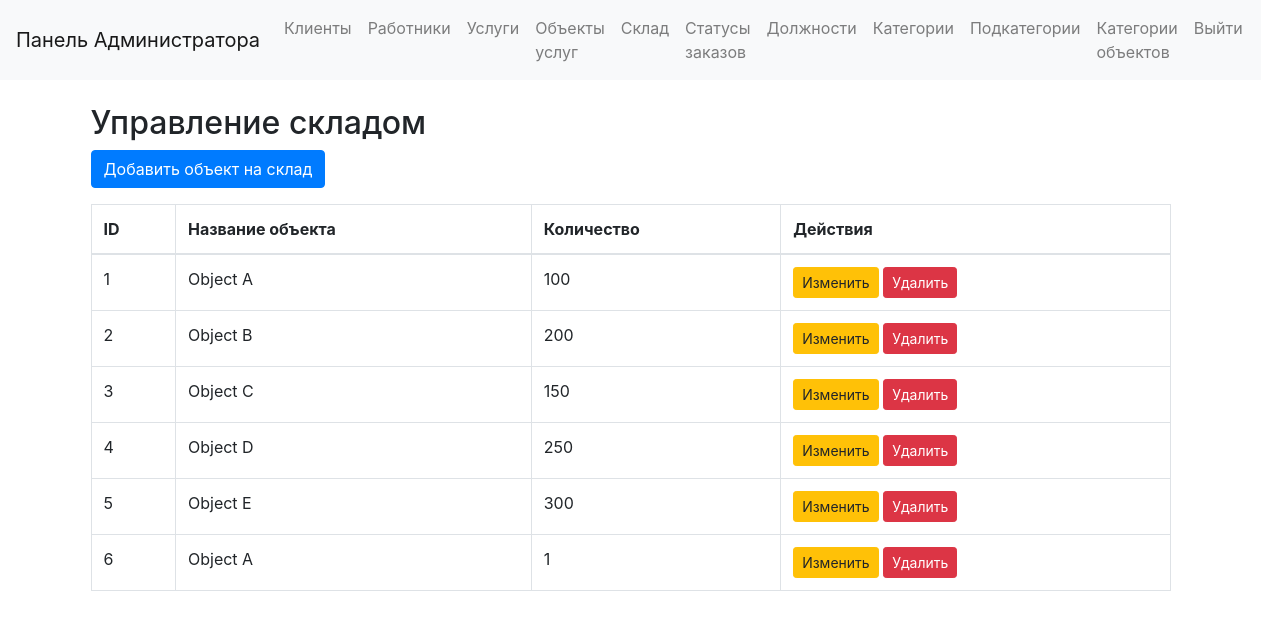
The app's page /admin/storehouse (signed in), older data.
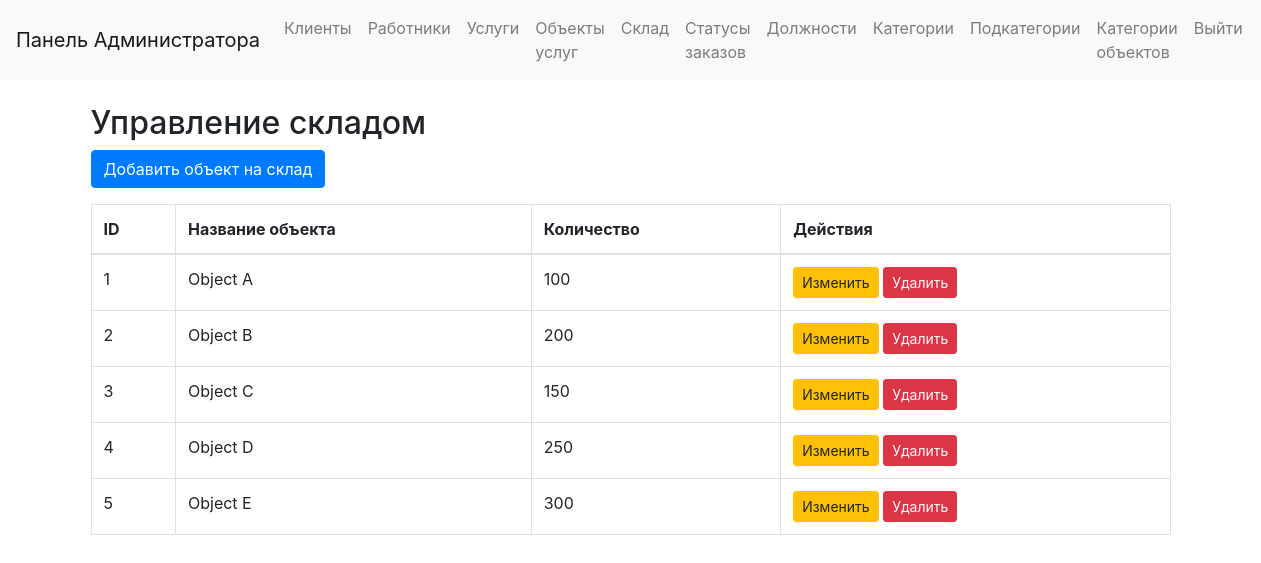
The same page, newer data.
### app/models.py (models this page shows, shortened)
class StoreHouse(db.Model):
    __tablename__ = 'StoreHouse'
    id = db.Column(db.Integer, primary_key=True)
    object_id = db.Column(db.Integer, db.ForeignKey('ServiceObjects.id'), nullable=False)
    count = db.Column(db.Integer, nullable=False)
    service_object = db.relationship("ServiceObjects", backref=db.backref("StoreHouse", lazy=True))

class ServiceObjects(db.Model):
    __tablename__ = 'ServiceObjects'
    id = db.Column(db.Integer, primary_key=True)
    object_name = db.Column(db.String(150), nullable=False)

### app/admin/routs.py (the view)
@admin.route('/admin/storehouse')
def manage_storehouse():
    if session.get('role') != 'admin':
        return redirect(url_for('users.login'))
    storehouse_items = StoreHouse.query.all()
    return render_template('admin/manage_storehouse.html', storehouse_items=storehouse_items)

### app/templates/admin/manage_storehouse.html
{% extends 'admin/base_admin.html' %}
{% block content %}
<div class="container mt-4">
    <h2>Управление складом</h2>
    <a href="{{ url_for('admin.add_storehouse_item_form') }}" class="btn btn-primary mb-3">Добавить объект на склад</a>
    <table class="table table-bordered">
        <thead>
            <tr>
                <th>ID</th>
                <th>Название объекта</th>
                <th>Количество</th>
                <th>Действия</th>
            </tr>
        </thead>
        <tbody>
            {% for item in storehouse_items %}
            <tr>
                <td>{{ item.id }}</td>
                <td>{{ item.service_object.object_name }}</td>
                <td>{{ item.count }}</td>
                <td>
                    <a href="{{ url_for('admin.edit_storehouse_item_form', storehouse_id=item.id) }}" class="btn btn-warning btn-sm">Изменить</a>
                    <form action="{{ url_for('admin.delete_storehouse_item', storehouse_id=item.id) }}" method="POST" style="display:inline;">
                        <button type="submit" class="btn btn-danger btn-sm">Удалить</button>
                    </form>
                </td>
            </tr>
            {% endfor %}
        </tbody>
    </table>
</div>
{% endblock %}

Row changes from the older to the newer data that the page shows:
removed StoreHouse: id "6", service_object.object_name "Object A", count "1"
